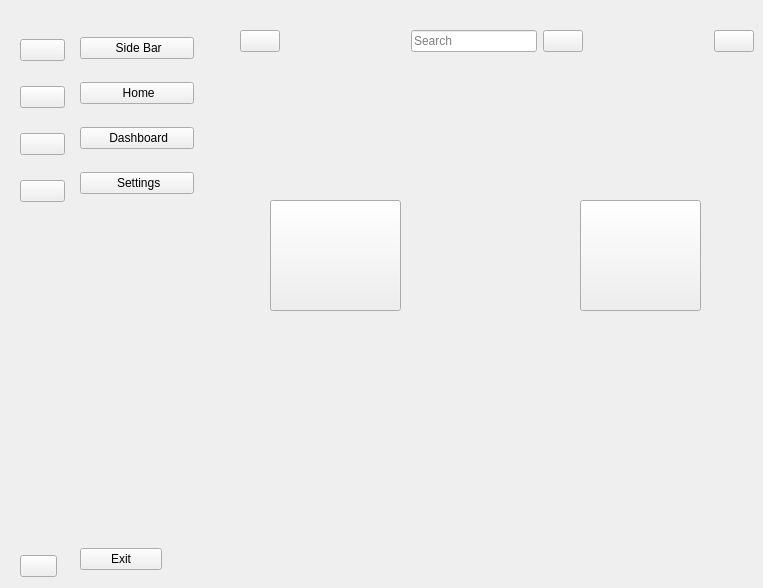
<?xml version="1.0" encoding="UTF-8"?>
<ui version="4.0">
 <class>MainWindow</class>
 <widget class="QMainWindow" name="MainWindow">
  <property name="geometry">
   <rect>
    <x>0</x>
    <y>0</y>
    <width>763</width>
    <height>588</height>
   </rect>
  </property>
  <property name="windowTitle">
   <string>MainWindow</string>
  </property>
  <widget class="QWidget" name="centralwidget">
   <widget class="QWidget" name="minimizedbar" native="true">
    <property name="geometry">
     <rect>
      <x>0</x>
      <y>10</y>
      <width>71</width>
      <height>571</height>
     </rect>
    </property>
    <widget class="QWidget" name="layoutWidget">
     <property name="geometry">
      <rect>
       <x>20</x>
       <y>10</y>
       <width>45</width>
       <height>203</height>
      </rect>
     </property>
     <layout class="QVBoxLayout" name="verticalLayout_2">
      <item>
       <widget class="QPushButton" name="icon1">
        <property name="text">
         <string/>
        </property>
        <property name="icon">
         <iconset resource="res_mod.qrc">
          <normaloff>:/icons/icon.png</normaloff>:/icons/icon.png</iconset>
        </property>
        <property name="iconSize">
         <size>
          <width>31</width>
          <height>54</height>
         </size>
        </property>
       </widget>
      </item>
      <item>
       <widget class="QPushButton" name="home_btn">
        <property name="text">
         <string/>
        </property>
        <property name="icon">
         <iconset resource="res_mod.qrc">
          <normaloff>:/icons/home.png</normaloff>:/icons/home.png</iconset>
        </property>
        <property name="iconSize">
         <size>
          <width>23</width>
          <height>35</height>
         </size>
        </property>
        <property name="checkable">
         <bool>true</bool>
        </property>
        <property name="autoExclusive">
         <bool>true</bool>
        </property>
       </widget>
      </item>
      <item>
       <widget class="QPushButton" name="dashboard_btn">
        <property name="text">
         <string/>
        </property>
        <property name="icon">
         <iconset resource="res_mod.qrc">
          <normaloff>:/icons/dashboard.png</normaloff>:/icons/dashboard.png</iconset>
        </property>
        <property name="iconSize">
         <size>
          <width>23</width>
          <height>35</height>
         </size>
        </property>
        <property name="checkable">
         <bool>true</bool>
        </property>
        <property name="autoExclusive">
         <bool>true</bool>
        </property>
       </widget>
      </item>
      <item>
       <widget class="QPushButton" name="settings_btn">
        <property name="text">
         <string/>
        </property>
        <property name="icon">
         <iconset resource="res_mod.qrc">
          <normaloff>:/icons/settings.png</normaloff>:/icons/settings.png</iconset>
        </property>
        <property name="iconSize">
         <size>
          <width>23</width>
          <height>35</height>
         </size>
        </property>
        <property name="checkable">
         <bool>true</bool>
        </property>
        <property name="autoExclusive">
         <bool>true</bool>
        </property>
       </widget>
      </item>
     </layout>
    </widget>
    <widget class="QWidget" name="layoutWidget">
     <property name="geometry">
      <rect>
       <x>20</x>
       <y>210</y>
       <width>37</width>
       <height>357</height>
      </rect>
     </property>
     <layout class="QVBoxLayout" name="verticalLayout_3">
      <item>
       <spacer name="verticalSpacer_2">
        <property name="orientation">
         <enum>Qt::Vertical</enum>
        </property>
        <property name="sizeHint" stdset="0">
         <size>
          <width>20</width>
          <height>308</height>
         </size>
        </property>
       </spacer>
      </item>
      <item>
       <widget class="QPushButton" name="exit_btn">
        <property name="text">
         <string/>
        </property>
        <property name="icon">
         <iconset resource="res_mod.qrc">
          <normaloff>:/icons/exit.png</normaloff>:/icons/exit.png</iconset>
        </property>
        <property name="iconSize">
         <size>
          <width>23</width>
          <height>35</height>
         </size>
        </property>
        <property name="checkable">
         <bool>true</bool>
        </property>
        <property name="autoExclusive">
         <bool>true</bool>
        </property>
       </widget>
      </item>
     </layout>
    </widget>
   </widget>
   <widget class="QWidget" name="mainpage" native="true">
    <property name="geometry">
     <rect>
      <x>230</x>
      <y>10</y>
      <width>551</width>
      <height>571</height>
     </rect>
    </property>
    <widget class="QPushButton" name="login_btn">
     <property name="geometry">
      <rect>
       <x>40</x>
       <y>190</y>
       <width>131</width>
       <height>111</height>
      </rect>
     </property>
     <property name="text">
      <string/>
     </property>
     <property name="icon">
      <iconset resource="res_mod.qrc">
       <normaloff>:/icons/user.png</normaloff>:/icons/user.png</iconset>
     </property>
     <property name="iconSize">
      <size>
       <width>76</width>
       <height>74</height>
      </size>
     </property>
    </widget>
    <widget class="QPushButton" name="signup_btn">
     <property name="geometry">
      <rect>
       <x>350</x>
       <y>190</y>
       <width>121</width>
       <height>111</height>
      </rect>
     </property>
     <property name="styleSheet">
      <string notr="true"/>
     </property>
     <property name="text">
      <string/>
     </property>
     <property name="icon">
      <iconset resource="res_mod.qrc">
       <normaloff>:/icons/new_user.png</normaloff>:/icons/new_user.png</iconset>
     </property>
     <property name="iconSize">
      <size>
       <width>75</width>
       <height>79</height>
      </size>
     </property>
    </widget>
    <widget class="QWidget" name="layoutWidget">
     <property name="geometry">
      <rect>
       <x>10</x>
       <y>10</y>
       <width>514</width>
       <height>43</height>
      </rect>
     </property>
     <layout class="QHBoxLayout" name="horizontalLayout">
      <item>
       <widget class="QPushButton" name="sidebar_btn">
        <property name="text">
         <string/>
        </property>
        <property name="icon">
         <iconset resource="res_mod.qrc">
          <normaloff>:/icons/sidebar.png</normaloff>:/icons/sidebar.png</iconset>
        </property>
        <property name="iconSize">
         <size>
          <width>23</width>
          <height>22</height>
         </size>
        </property>
        <property name="checkable">
         <bool>true</bool>
        </property>
        <property name="autoExclusive">
         <bool>false</bool>
        </property>
       </widget>
      </item>
      <item>
       <spacer name="horizontalSpacer">
        <property name="orientation">
         <enum>Qt::Horizontal</enum>
        </property>
        <property name="sizeHint" stdset="0">
         <size>
          <width>118</width>
          <height>20</height>
         </size>
        </property>
       </spacer>
      </item>
      <item>
       <widget class="QLineEdit" name="searchbox">
        <property name="placeholderText">
         <string>Search</string>
        </property>
       </widget>
      </item>
      <item>
       <widget class="QPushButton" name="search_btn">
        <property name="text">
         <string/>
        </property>
        <property name="icon">
         <iconset resource="res_mod.qrc">
          <normaloff>:/icons/search.png</normaloff>:/icons/search.png</iconset>
        </property>
        <property name="iconSize">
         <size>
          <width>22</width>
          <height>15</height>
         </size>
        </property>
        <property name="checkable">
         <bool>true</bool>
        </property>
        <property name="autoExclusive">
         <bool>true</bool>
        </property>
       </widget>
      </item>
      <item>
       <spacer name="horizontalSpacer_2">
        <property name="orientation">
         <enum>Qt::Horizontal</enum>
        </property>
        <property name="sizeHint" stdset="0">
         <size>
          <width>118</width>
          <height>20</height>
         </size>
        </property>
       </spacer>
      </item>
      <item>
       <widget class="QPushButton" name="profile_btn">
        <property name="text">
         <string/>
        </property>
        <property name="icon">
         <iconset resource="res_mod.qrc">
          <normaloff>:/icons/user_login.png</normaloff>:/icons/user_login.png</iconset>
        </property>
        <property name="iconSize">
         <size>
          <width>23</width>
          <height>35</height>
         </size>
        </property>
        <property name="checkable">
         <bool>true</bool>
        </property>
        <property name="autoExclusive">
         <bool>true</bool>
        </property>
       </widget>
      </item>
     </layout>
    </widget>
   </widget>
   <widget class="QWidget" name="expandedbar" native="true">
    <property name="geometry">
     <rect>
      <x>70</x>
      <y>10</y>
      <width>131</width>
      <height>571</height>
     </rect>
    </property>
    <widget class="QWidget" name="layoutWidget">
     <property name="geometry">
      <rect>
       <x>10</x>
       <y>10</y>
       <width>114</width>
       <height>191</height>
      </rect>
     </property>
     <layout class="QVBoxLayout" name="verticalLayout">
      <item>
       <widget class="QPushButton" name="icon2">
        <property name="text">
         <string> Side Bar</string>
        </property>
        <property name="icon">
         <iconset resource="res_mod.qrc">
          <normaloff>:/icons/icon.png</normaloff>:/icons/icon.png</iconset>
        </property>
        <property name="iconSize">
         <size>
          <width>30</width>
          <height>40</height>
         </size>
        </property>
       </widget>
      </item>
      <item>
       <widget class="QPushButton" name="home_btn2">
        <property name="text">
         <string> Home</string>
        </property>
        <property name="icon">
         <iconset resource="res_mod.qrc">
          <normaloff>:/icons/home.png</normaloff>:/icons/home.png</iconset>
        </property>
        <property name="iconSize">
         <size>
          <width>15</width>
          <height>18</height>
         </size>
        </property>
        <property name="checkable">
         <bool>true</bool>
        </property>
        <property name="autoExclusive">
         <bool>true</bool>
        </property>
       </widget>
      </item>
      <item>
       <widget class="QPushButton" name="dashboard_btn2">
        <property name="text">
         <string> Dashboard</string>
        </property>
        <property name="icon">
         <iconset resource="res_mod.qrc">
          <normaloff>:/icons/dashboard.png</normaloff>:/icons/dashboard.png</iconset>
        </property>
        <property name="iconSize">
         <size>
          <width>22</width>
          <height>18</height>
         </size>
        </property>
        <property name="checkable">
         <bool>true</bool>
        </property>
        <property name="autoExclusive">
         <bool>true</bool>
        </property>
       </widget>
      </item>
      <item>
       <widget class="QPushButton" name="settings_btn2">
        <property name="text">
         <string> Settings</string>
        </property>
        <property name="icon">
         <iconset resource="res_mod.qrc">
          <normaloff>:/icons/settings.png</normaloff>:/icons/settings.png</iconset>
        </property>
        <property name="iconSize">
         <size>
          <width>18</width>
          <height>15</height>
         </size>
        </property>
        <property name="checkable">
         <bool>true</bool>
        </property>
        <property name="autoExclusive">
         <bool>true</bool>
        </property>
       </widget>
      </item>
     </layout>
    </widget>
    <widget class="QWidget" name="layoutWidget">
     <property name="geometry">
      <rect>
       <x>10</x>
       <y>190</y>
       <width>82</width>
       <height>370</height>
      </rect>
     </property>
     <layout class="QVBoxLayout" name="verticalLayout_4">
      <item>
       <spacer name="verticalSpacer">
        <property name="orientation">
         <enum>Qt::Vertical</enum>
        </property>
        <property name="sizeHint" stdset="0">
         <size>
          <width>20</width>
          <height>338</height>
         </size>
        </property>
       </spacer>
      </item>
      <item>
       <widget class="QPushButton" name="exit_btn2">
        <property name="text">
         <string>Exit</string>
        </property>
        <property name="icon">
         <iconset resource="res_mod.qrc">
          <normaloff>:/icons/exit.png</normaloff>:/icons/exit.png</iconset>
        </property>
        <property name="iconSize">
         <size>
          <width>19</width>
          <height>18</height>
         </size>
        </property>
        <property name="checkable">
         <bool>true</bool>
        </property>
        <property name="autoExclusive">
         <bool>true</bool>
        </property>
       </widget>
      </item>
     </layout>
    </widget>
   </widget>
  </widget>
 </widget>
 <resources>
  <include location="res_mod.qrc"/>
 </resources>
 <connections>
  <connection>
   <sender>sidebar_btn</sender>
   <signal>toggled(bool)</signal>
   <receiver>expandedbar</receiver>
   <slot>setHidden(bool)</slot>
   <hints>
    <hint type="sourcelabel">
     <x>246</x>
     <y>54</y>
    </hint>
    <hint type="destinationlabel">
     <x>192</x>
     <y>229</y>
    </hint>
   </hints>
  </connection>
  <connection>
   <sender>sidebar_btn</sender>
   <signal>toggled(bool)</signal>
   <receiver>minimizedbar</receiver>
   <slot>setVisible(bool)</slot>
   <hints>
    <hint type="sourcelabel">
     <x>241</x>
     <y>47</y>
    </hint>
    <hint type="destinationlabel">
     <x>51</x>
     <y>318</y>
    </hint>
   </hints>
  </connection>
 </connections>
</ui>
